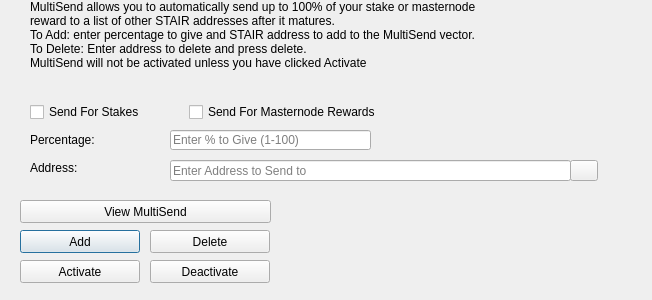
<?xml version="1.0" encoding="UTF-8"?>
<ui version="4.0">
 <class>MultiSendDialog</class>
 <widget class="QDialog" name="MultiSendDialog">
  <property name="windowModality">
   <enum>Qt::NonModal</enum>
  </property>
  <property name="geometry">
   <rect>
    <x>0</x>
    <y>0</y>
    <width>652</width>
    <height>300</height>
   </rect>
  </property>
  <property name="windowTitle">
   <string>MultiSend</string>
  </property>
  <widget class="QLineEdit" name="multiSendPercentEdit">
   <property name="geometry">
    <rect>
     <x>170</x>
     <y>130</y>
     <width>201</width>
     <height>20</height>
    </rect>
   </property>
   <property name="toolTip">
    <string>Enter whole numbers 1 - 100</string>
   </property>
   <property name="placeholderText">
    <string>Enter % to Give (1-100)</string>
   </property>
  </widget>
  <widget class="QLineEdit" name="multiSendAddressEdit">
   <property name="geometry">
    <rect>
     <x>170</x>
     <y>160</y>
     <width>401</width>
     <height>21</height>
    </rect>
   </property>
   <property name="toolTip">
    <string/>
   </property>
   <property name="placeholderText">
    <string>Enter Address to Send to</string>
   </property>
  </widget>
  <widget class="QLabel" name="label_2">
   <property name="geometry">
    <rect>
     <x>30</x>
     <y>0</y>
     <width>451</width>
     <height>121</height>
    </rect>
   </property>
   <property name="lineWidth">
    <number>1</number>
   </property>
   <property name="text">
    <string>MultiSend allows you to automatically send up to 100% of your stake or masternode reward to a list of other STAIR addresses after it matures.
To Add: enter percentage to give and STAIR address to add to the MultiSend vector.
To Delete: Enter address to delete and press delete.
MultiSend will not be activated unless you have clicked Activate</string>
   </property>
   <property name="alignment">
    <set>Qt::AlignLeading|Qt::AlignLeft|Qt::AlignTop</set>
   </property>
   <property name="wordWrap">
    <bool>true</bool>
   </property>
  </widget>
  <widget class="QLabel" name="message">
   <property name="geometry">
    <rect>
     <x>290</x>
     <y>200</y>
     <width>351</width>
     <height>91</height>
    </rect>
   </property>
   <property name="text">
    <string/>
   </property>
  </widget>
  <widget class="QPushButton" name="addButton">
   <property name="geometry">
    <rect>
     <x>20</x>
     <y>230</y>
     <width>120</width>
     <height>23</height>
    </rect>
   </property>
   <property name="toolTip">
    <string/>
   </property>
   <property name="statusTip">
    <string>Add to MultiSend Vector</string>
   </property>
   <property name="text">
    <string>Add</string>
   </property>
  </widget>
  <widget class="QPushButton" name="disableButton">
   <property name="geometry">
    <rect>
     <x>150</x>
     <y>260</y>
     <width>120</width>
     <height>23</height>
    </rect>
   </property>
   <property name="statusTip">
    <string>Deactivate MultiSend</string>
   </property>
   <property name="text">
    <string>Deactivate</string>
   </property>
  </widget>
  <widget class="QPushButton" name="addressBookButton">
   <property name="geometry">
    <rect>
     <x>570</x>
     <y>160</y>
     <width>28</width>
     <height>21</height>
    </rect>
   </property>
   <property name="toolTip">
    <string>Choose an address from the address book</string>
   </property>
   <property name="text">
    <string/>
   </property>
   <property name="icon">
    <iconset resource="../stair.qrc">
     <normaloff>:/icons/address-book</normaloff>:/icons/address-book</iconset>
   </property>
   <property name="shortcut">
    <string>Alt+A</string>
   </property>
   <property name="autoDefault">
    <bool>false</bool>
   </property>
  </widget>
  <widget class="QLabel" name="label">
   <property name="geometry">
    <rect>
     <x>30</x>
     <y>130</y>
     <width>121</width>
     <height>20</height>
    </rect>
   </property>
   <property name="toolTip">
    <string>Percentage of stake to send</string>
   </property>
   <property name="text">
    <string>Percentage:</string>
   </property>
  </widget>
  <widget class="QLabel" name="label_5">
   <property name="geometry">
    <rect>
     <x>30</x>
     <y>160</y>
     <width>111</width>
     <height>16</height>
    </rect>
   </property>
   <property name="toolTip">
    <string>Address to send portion of stake to</string>
   </property>
   <property name="text">
    <string>Address:</string>
   </property>
  </widget>
  <widget class="QPushButton" name="deleteButton">
   <property name="geometry">
    <rect>
     <x>150</x>
     <y>230</y>
     <width>120</width>
     <height>23</height>
    </rect>
   </property>
   <property name="toolTip">
    <string/>
   </property>
   <property name="statusTip">
    <string>Delete Address From MultiSend Vector</string>
   </property>
   <property name="text">
    <string>Delete</string>
   </property>
  </widget>
  <widget class="QPushButton" name="activateButton">
   <property name="geometry">
    <rect>
     <x>20</x>
     <y>260</y>
     <width>120</width>
     <height>23</height>
    </rect>
   </property>
   <property name="statusTip">
    <string>Activate MultiSend</string>
   </property>
   <property name="text">
    <string>Activate</string>
   </property>
  </widget>
  <widget class="QPushButton" name="viewButton">
   <property name="geometry">
    <rect>
     <x>20</x>
     <y>200</y>
     <width>251</width>
     <height>23</height>
    </rect>
   </property>
   <property name="toolTip">
    <string/>
   </property>
   <property name="statusTip">
    <string>View MultiSend Vector</string>
   </property>
   <property name="text">
    <string>View MultiSend</string>
   </property>
  </widget>
  <widget class="QWidget" name="horizontalLayoutWidget">
   <property name="geometry">
    <rect>
     <x>30</x>
     <y>100</y>
     <width>351</width>
     <height>24</height>
    </rect>
   </property>
   <layout class="QHBoxLayout" name="horizontalLayout">
    <item>
     <widget class="QCheckBox" name="multiSendStakeCheckBox">
      <property name="text">
       <string>Send For Stakes</string>
      </property>
     </widget>
    </item>
    <item>
     <widget class="QCheckBox" name="multiSendMasternodeCheckBox">
      <property name="text">
       <string>Send For Masternode Rewards</string>
      </property>
     </widget>
    </item>
   </layout>
  </widget>
 </widget>
 <resources>
  <include location="../stair.qrc"/>
 </resources>
 <connections/>
</ui>
